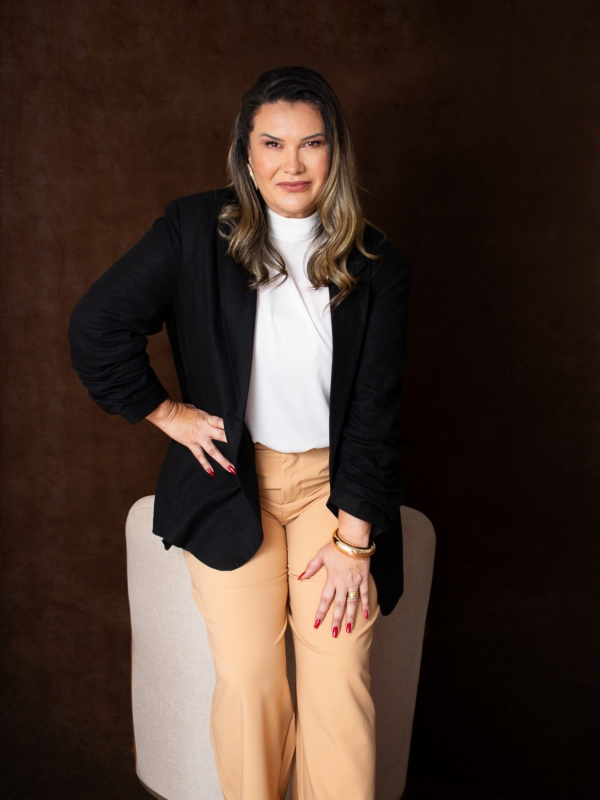
#> input picture src/assets/fotos/luciene-estudio.jpg, 1200 x 1600 px (shown at 1/2 size)
$ python retrato-largo.py
#> lines starting #> are read from the running program, lines starting #| are printed output that depends on the picture
"""
Retrato do hero com o fundo de estúdio estendido para a ESQUERDA.

No hero a foto fica à direita e se dissolve para a esquerda, no texto. Na
foto original a cliente ocupa de 12% a 73% da largura, então o degradê
cairia no cotovelo dela. Aqui o fundo marrom liso ganha 420px à esquerda,
feitos com a faixa limpa da borda (x 0-110) espelhada em ladrilhos: o
ladrilho colado na foto é o espelho, então a emenda é contínua. A extensão
é desfocada e recebe grão para casar com a textura do pano. A pessoa e a
cadeira não são tocadas: só existe pano novo, que no site fica quase todo
dentro do degradê.

    python scripts/retrato-largo.py
"""
from pathlib import Path

import numpy as np
from PIL import Image, ImageFilter

RAIZ = Path(__file__).resolve().parent.parent
ORIGEM = RAIZ / "src" / "assets" / "fotos" / "luciene-estudio.jpg"
DESTINO = RAIZ / "src" / "assets" / "fotos" / "luciene-estudio-larga.jpg"
EXTRA, FAIXA = 420, 110

foto = Image.open(ORIGEM).convert("RGB")
#> foto is the input picture: PIL image 1200x1600 RGB; mean R, G, B 67.9, 50.5, 41.6
W, H = foto.size
#> W = 1200; H = 1600
faixa = foto.crop((0, 0, FAIXA, H))
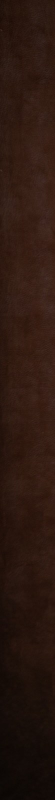
#> faixa: PIL image 110x1600 RGB (shown at 1/2 size); mean R, G, B 44, 24.4, 16.4
espelho = faixa.transpose(Image.FLIP_LEFT_RIGHT)

# da direita para a esquerda: espelho (colado na foto), faixa, espelho, ...
ladrilhos = []
largura = 0
i = 0
while largura < EXTRA:
    ladrilhos.append(espelho if i % 2 == 0 else faixa)
    largura += FAIXA
    i += 1
#> after the loop, i = 4; ladrilhos = 4 items; largura = 440
extensao = Image.new("RGB", (largura, H))
#> extensao: PIL image 440x1600 RGB; every value is 0
x = largura
#> x = 440
for ladrilho in ladrilhos:
    x -= FAIXA
    extensao.paste(ladrilho, (x, 0))
#> this loop made 4 passes
#> x on passes 1 to 4: 330, 220, 110, 0
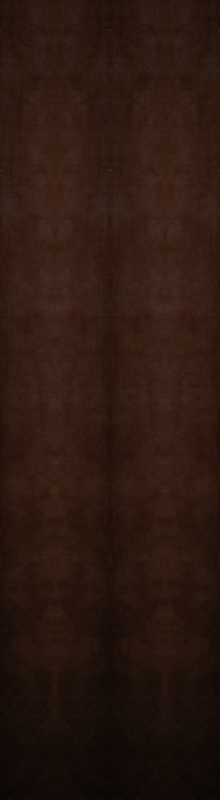
#> extensao: PIL image 440x1600 RGB (shown at 1/2 size); mean R, G, B 44, 24.4, 16.4
#> after the loop, x = 0
extensao = extensao.crop((largura - EXTRA, 0, largura, H))
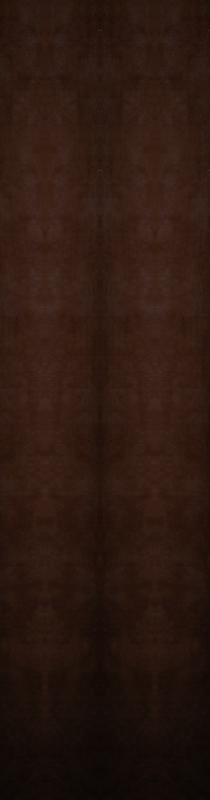
#> extensao: PIL image 420x1600 RGB (shown at 1/2 size); mean R, G, B 44.3, 24.5, 16.5

# desfoque para apagar a simetria dos ladrilhos, mais forte longe da emenda
suave = np.asarray(extensao.filter(ImageFilter.GaussianBlur(18))).astype(float)
leve = np.asarray(extensao.filter(ImageFilter.GaussianBlur(3))).astype(float)
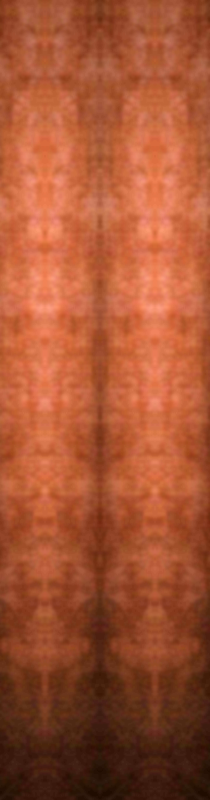
#> leve: shape (1600, 420, 3) float64 (shown at 1/2 size); mean R, G, B 44.2, 24.5, 16.5; drawn with min black and max white
peso = np.clip(np.linspace(1, 0, EXTRA) * 1.6, 0, 1)[None, :, None]  # 1 na ponta, 0 na emenda
ext = suave * peso + leve * (1 - peso)

# o pano escurece um pouco para a borda, como a vinheta do estúdio
ext *= (0.82 + 0.18 * np.linspace(0, 1, EXTRA))[None, :, None]

# grão parecido com o do pano
rng = np.random.default_rng(7)
ext += rng.normal(0, 2.2, ext.shape)
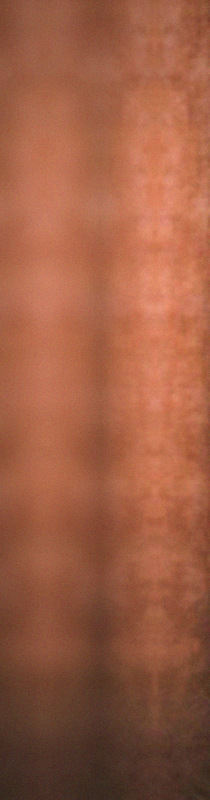
#> ext: shape (1600, 420, 3) float64 (shown at 1/2 size); mean R, G, B 40.2, 22.3, 15; drawn with min black and max white

saida = Image.new("RGB", (W + EXTRA, H))
#> saida: PIL image 1620x1600 RGB; every value is 0
saida.paste(Image.fromarray(np.clip(ext, 0, 255).astype("uint8")), (0, 0))
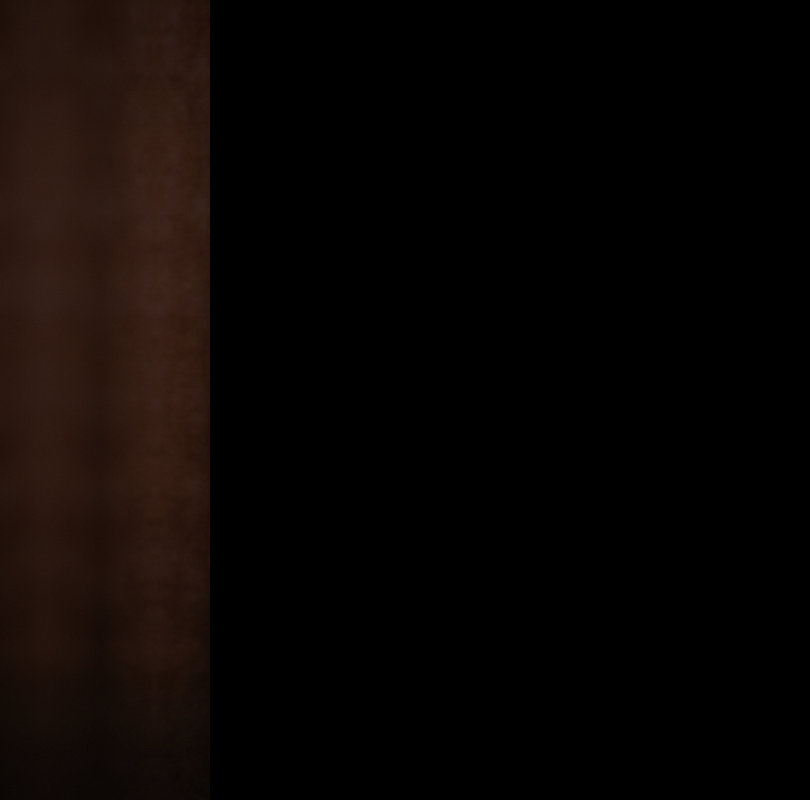
#> saida: PIL image 1620x1600 RGB (shown at 1/2 size); mean R, G, B 10.3, 5.7, 3.8
saida.paste(foto, (EXTRA, 0))
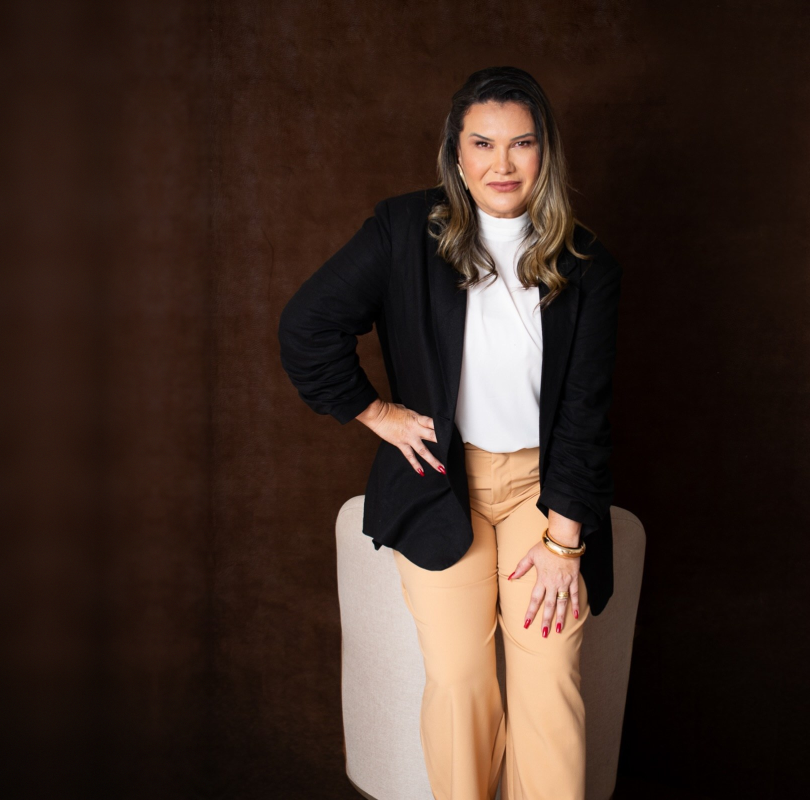
#> saida: PIL image 1620x1600 RGB (shown at 1/2 size); mean R, G, B 60.6, 43, 34.6
saida.save(DESTINO, quality=88, optimize=True, progressive=True)
print("salvo", DESTINO.name, saida.size)
#| salvo luciene-estudio-larga.jpg (1620, 1600)

$ run again, with src/assets/fotos/justica.jpg copied over src/assets/fotos/luciene-estudio.jpg
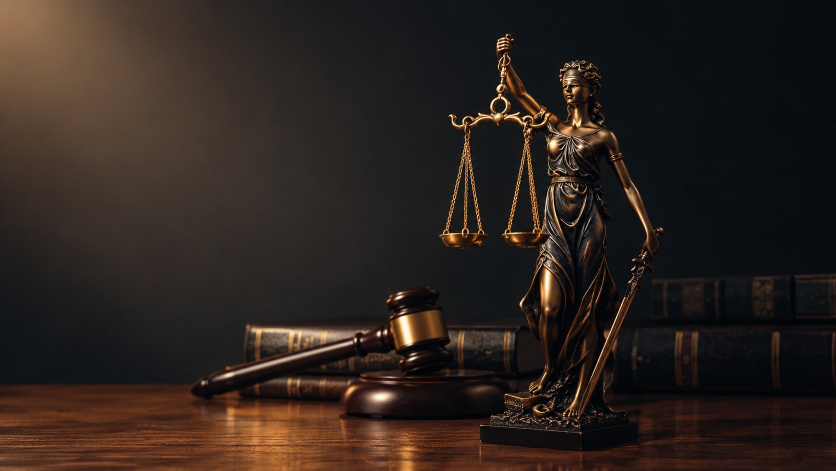
#> input picture src/assets/fotos/justica.jpg, 1672 x 941 px (shown at 1/2 size)
#> foto is the input picture: PIL image 1672x941 RGB; mean R, G, B 44.8, 34.9, 30.3
#> after the loop `while largura < EXTRA:`: i = 4; ladrilhos = 4 items; largura = 440
#> the loop `for ladrilho in ladrilhos:` made 4 passes
#> x on passes 1 to 4: 330, 220, 110, 0
#> after the loop `for ladrilho in ladrilhos:`:
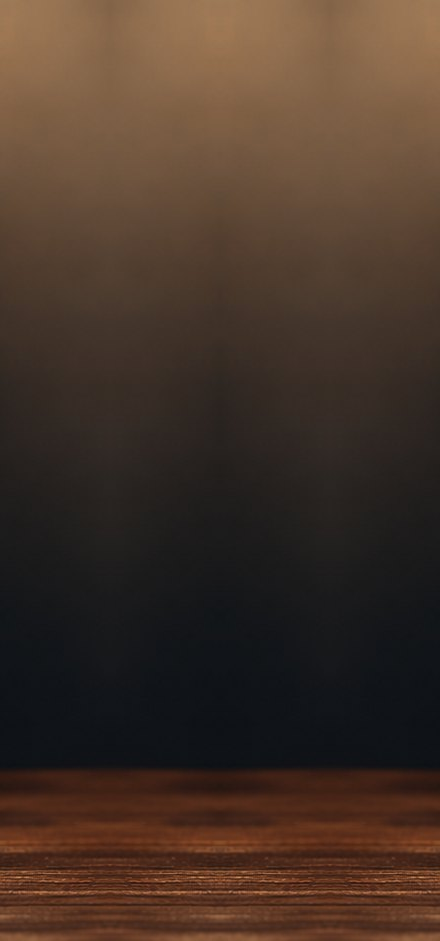
#> extensao: PIL image 440x941 RGB; mean R, G, B 69.7, 52.2, 41
#> after the loop `for ladrilho in ladrilhos:`: x = 0
#> `saida.paste(foto, (EXTRA, 0))`:
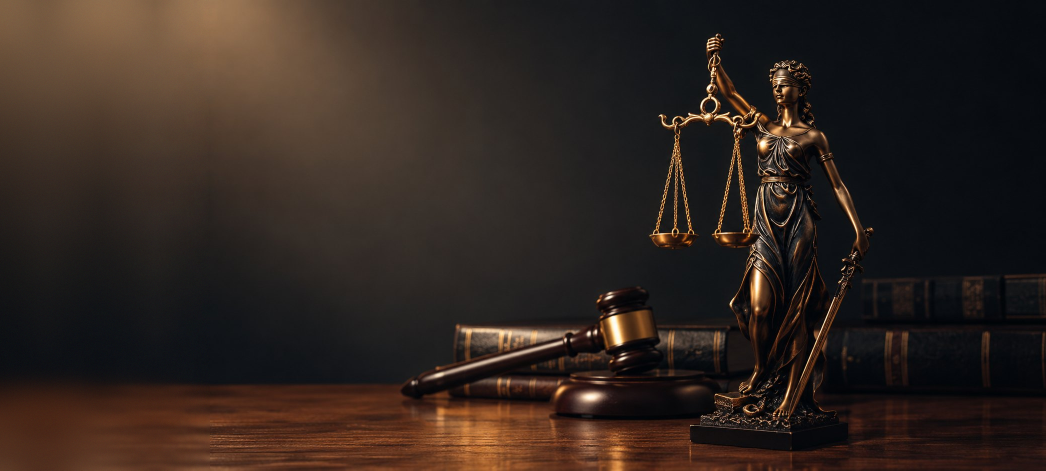
#> saida: PIL image 2092x941 RGB (shown at 1/2 size); mean R, G, B 48.5, 37.4, 31.6
#| salvo luciene-estudio-larga.jpg (2092, 941)
